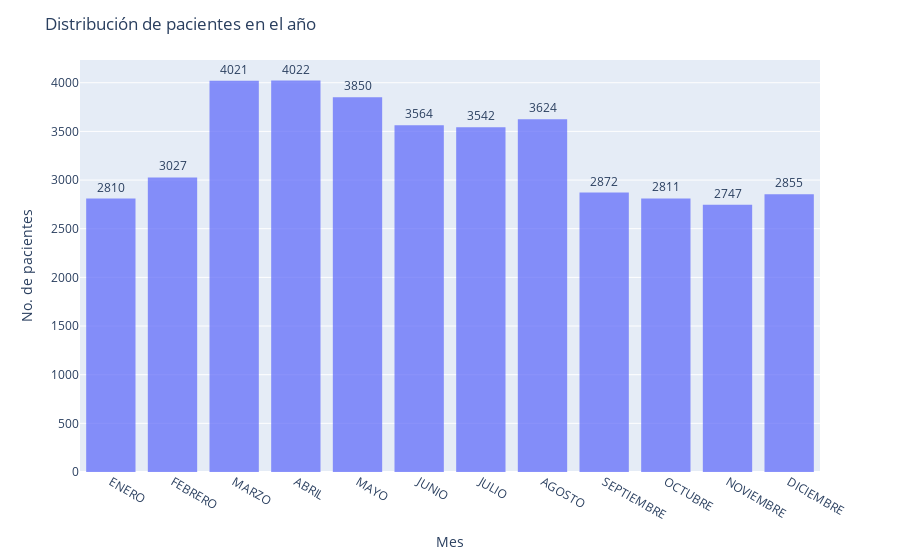

Notebook code cell kept with this figure:
### Markdown cell above
## Mes

### Code cell
month_counts = data['Mes'].value_counts().sort_index()
months_order = ['Enero', 'Febrero', 'Marzo', 'Abril', 'Mayo', 'Junio', 'Julio', 'Agosto', 'Septiembre', 'Octubre', 'Noviembre', 'Diciembre']
max_count = month_counts.max()
value_counts = month_counts.reset_index()
value_counts.columns = ['Mes', 'Count']
# Histograma
fig = px.histogram(data, x='Mes', nbins=12, histfunc='count', 
                   hover_data={'Mes':False},
                   opacity=0.75, 
                   template="plotly", 
                   ) 
fig.update_layout(title='Distribución de pacientes en el año',
                  yaxis_title='No. de pacientes',
                  hovermode=False)

fig.update_traces(texttemplate='%{y}<br>',
                    textposition='outside')
fig.show()

### Figure 1 — Plotly figure (JSON) as saved in the notebook; plotly's stock layout.template omitted (floating-point values rounded to 4 significant figures; data arrays with more than 128 entries replaced by an {"elided": "..."} marker saying what was removed)
{"data": [{"alignmentgroup": "True", "bingroup": "x", "histfunc": "count", "hovertemplate": "count=%{y}<extra></extra>", "legendgroup": "", "marker": {"color": "#636efa", "opacity": 0.75, "pattern": {"shape": ""}}, "name": "", "nbinsx": 12, "offsetgroup": "", "orientation": "v", "showlegend": false, "textposition": "outside", "texttemplate": "%{y}<br>", "type": "histogram", "x": {"elided": "39745 str values"}, "xaxis": "x", "yaxis": "y"}], "layout": {"barmode": "relative", "hovermode": false, "legend": {"tracegroupgap": 0}, "margin": {"t": 60}, "title": {"text": "Distribución de pacientes en el año"}, "xaxis": {"anchor": "y", "domain": [0, 1], "title": {"text": "Mes"}}, "yaxis": {"anchor": "x", "domain": [0, 1], "title": {"text": "No. de pacientes"}}}}
